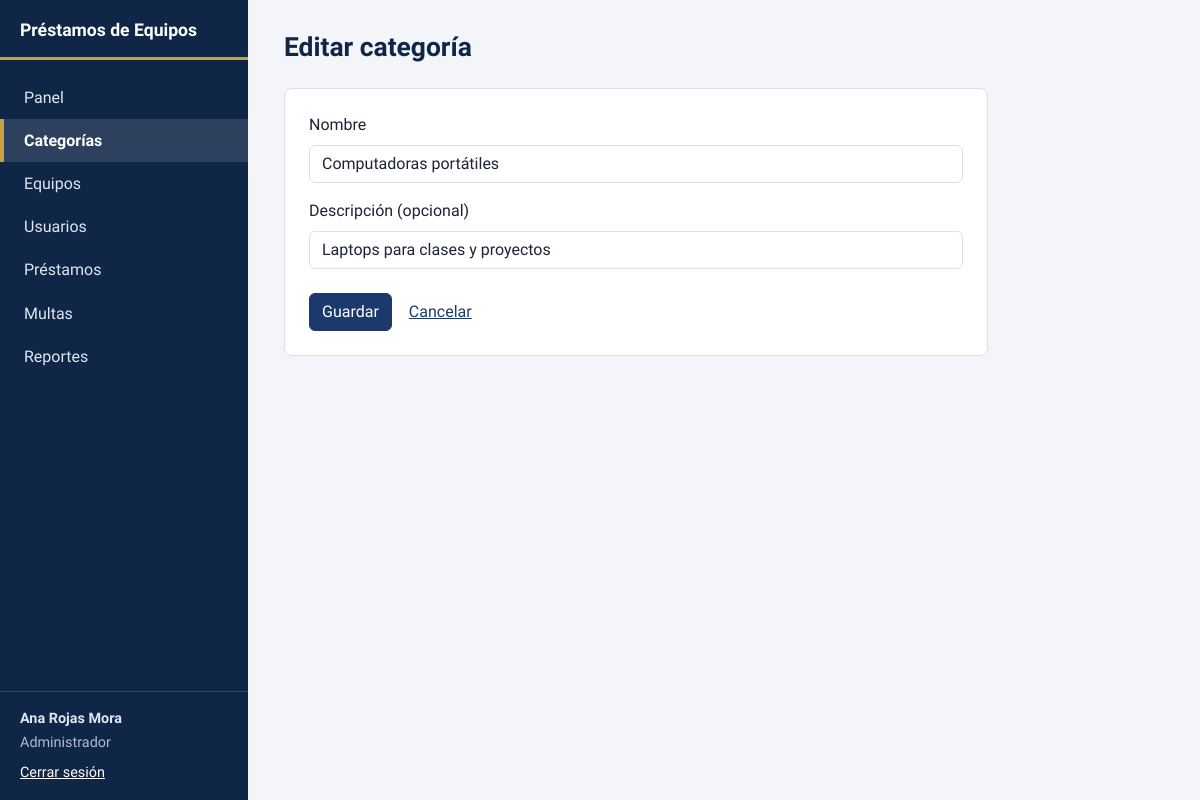
The app's page /modules/categorias/form.php?id=1 (signed in) with its own data.
### tables this page shows
CREATE TABLE categorias (
    id_categoria  INT UNSIGNED NOT NULL AUTO_INCREMENT,
    nombre        VARCHAR(60)  NOT NULL,
    descripcion   VARCHAR(200) NULL,
    PRIMARY KEY (id_categoria),
    UNIQUE KEY uq_categorias_nombre (nombre)
);

### includes/functions.php (called while the page is built, shortened)
<?php
function e($valor): string
{
    return htmlspecialchars((string) $valor, ENT_QUOTES, 'UTF-8');
}

### modules/categorias/form.php (the view, shortened to what this page needs)
<?php
$pdo = db();
$id  = (int) ($_GET['id'] ?? $_POST['id'] ?? 0);
$cat = ['nombre' => '', 'descripcion' => ''];
if ($id) {
    $stmt = $pdo->prepare("SELECT * FROM categorias WHERE id_categoria = :id");
    $stmt->execute([':id' => $id]);
    $cat = $stmt->fetch();
}
require __DIR__ . '/../../includes/header.php';
?>
<form method="post" class="panel form-estrecho">
  <div class="mb-3">
    <label class="form-label" for="nombre">Nombre</label>
    <input class="form-control" id="nombre" name="nombre" maxlength="60" required value="<?= e($cat['nombre']) ?>">
  </div>
  <div class="mb-4">
    <label class="form-label" for="descripcion">Descripción (opcional)</label>
    <input class="form-control" id="descripcion" name="descripcion" maxlength="200" value="<?= e($cat['descripcion']) ?>">
  </div>
  <button class="btn btn-primary" type="submit">Guardar</button>
  <a class="btn btn-link" href="index.php">Cancelar</a>
</form>
<?php require __DIR__ . '/../../includes/footer.php'; ?>

### assets/css/style.css (style rules this page uses)
:root { --navy-900: #102647; --navy-700: #1b3a6b; --gold: #c8a23a; --paper: #f3f5f8; --surface: #ffffff; --ink: #1c2433; --muted: #5b6578; --line: #d9dee7; --ok: #1e7a57; --ok-bg: #e4f3ec; --warn: #8a5a0b; --warn-bg: #fbf0d9; --bad: #a8221a; --bad-bg: #fbe5e3; --neutral: #4a5568; --neutral-bg: #e8ecf2; --info: #1b3a6b; --info-bg: #e3eaf6; --bs-primary: #1b3a6b; --bs-primary-rgb: 27, 58, 107; --bs-link-color: #1b3a6b; --bs-link-hover-color: #102647; --bs-body-font-family: "Atkinson Hyperlegible", system-ui, "Segoe UI", Roboto, sans-serif; --bs-body-color: var(--ink); }
body { background: var(--paper); font-variant-numeric: tabular-nums; }
.btn-primary { --bs-btn-bg: #1b3a6b; --bs-btn-border-color: #1b3a6b; --bs-btn-hover-bg: #142d54; --bs-btn-hover-border-color: #142d54; --bs-btn-active-bg: #102647; --bs-btn-active-border-color: #102647; --bs-btn-disabled-bg: #1b3a6b; --bs-btn-disabled-border-color: #1b3a6b; }
.panel { background: var(--surface); border: 1px solid var(--line); border-radius: .5rem; padding: 1.5rem; }
.form-estrecho { max-width: 44rem; }

### records on screen
categorias: nombre "Computadoras portátiles", descripcion "Laptops para clases y proyectos"

### other values on screen
APP_NAME "Préstamos de Equipos"
$texto "Panel"
$texto "Categorías"
$texto "Equipos"
$texto "Usuarios"
$texto "Préstamos"
$texto "Multas"
$texto "Reportes"
$u['nombre'] "Ana Rojas Mora"
$u['rol'] "Administrador"
$titulo "Editar categoría"
